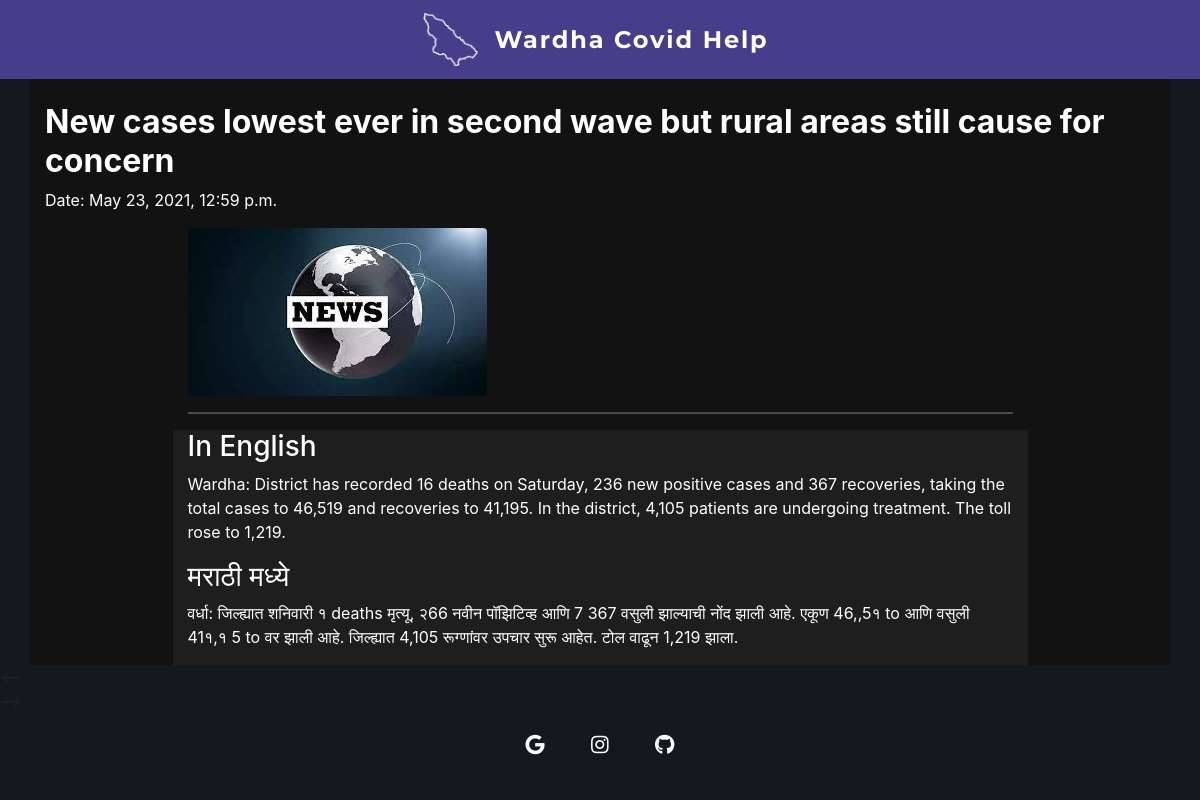
The app's page /News/4/ with its own data.
### wardhacovidhelpapp/models.py (models this page shows, shortened)
class CovidNewsPost(models.Model):
    Title = models.CharField(max_length=300,null=True)
    Short_Discription = models.TextField(null=True)
    News_Image = models.ImageField(upload_to = 'newsimages')
    Paragraph_1 = models.TextField(null=True,blank=True)
    Paragraph_2 = models.TextField(null=True,blank=True)
    Paragraph_3 = models.TextField(null=True,blank=True)
    Paragraph_4 = models.TextField(null=True,blank=True)
    Paragraph_5 = models.TextField(null=True,blank=True)
    Paragraph_6 = models.TextField(null=True,blank=True)
    Paragraph_7 = models.TextField(null=True,blank=True)
    Paragraph_8 = models.TextField(null=True,blank=True)
    Paragraph_9 = models.TextField(null=True,blank=True)
    Paragraph_10 = models.TextField(null=True,blank=True)
    Date_Created = models.DateTimeField(auto_now_add=True,auto_now=False)

### wardhacovidhelpapp/views.py (the view)
# urls.py: path("News/<int:id>/",views.detail_view_news,name='detailview_name'),
def detail_view_news(request,id):
    newsdata = CovidNewsPost.objects.get(id=id)
    content = {
        "newsdetails":newsdata
    }
    return render(request,"wardhacovidhelpapp/detailview.html",content)

### wardhacovidhelpapp/templates/wardhacovidhelpapp/detailview.html (shortened to what this page needs)
{% extends 'wardhacovidhelpapp/base.html' %}
{% load static %}
{% block content%}
<div class="container" style="background-color: #121212; color:white;">
    <br>
    <h2><strong>{{newsdetails.Title}}</strong></h2>
    <p>Date: {{newsdetails.Date_Created}}</p>
    <div class="row align-self-center">
        <div class="col-sm-9 mx-auto">
            <img src="{%static 'images/'%}{{newsdetails.News_Image}}" class="img-fluid rounded" alt="Sample image">
            <hr>
        </div>
    </div>
    <div class="row align-self-center" >
        <div class="col-sm-9 mx-auto"style="background-color: #1e1e1e; color: white;">
            <h3>In English</h3>
            <p class="dark-grey-text">{{newsdetails.Short_Discription}}</p>
            <h3>मराठी मध्ये</h3>
            <p class="dark-grey-text">{{newsdetails.Paragraph_6}}</p>
        </div>
    </div>
</div>
{% endblock %}

### records on screen
CovidNewsPost: Title "New cases lowest ever in second wave but rural areas still cause for concern", Date_Created "May 23, 2021, 12:59 p.m.", News_Image (picture), Short_Discription "Wardha: District has recorded 16 deaths on Saturday, 236 new positive cases and 367 recoveries, taking the total cases to 46,519 and recoveries to 41,195. In the district, 4,105 patients are undergoing treatment. The toll rose to 1,219.", Paragraph_6 "वर्धा: जिल्ह्यात शनिवारी १ deaths मृत्यू, २66 नवीन पॉझिटिव्ह आणि 7 367 वसुली झाल्याची नोंद झाली आहे. एकूण 46,,5१ to आणि वसुली 41१,१ 5 to वर झाली आहे. जिल्ह्यात 4,105 रूग्णांवर उपचार सुरू आहेत. टोल वाढून 1,219 झाला."
